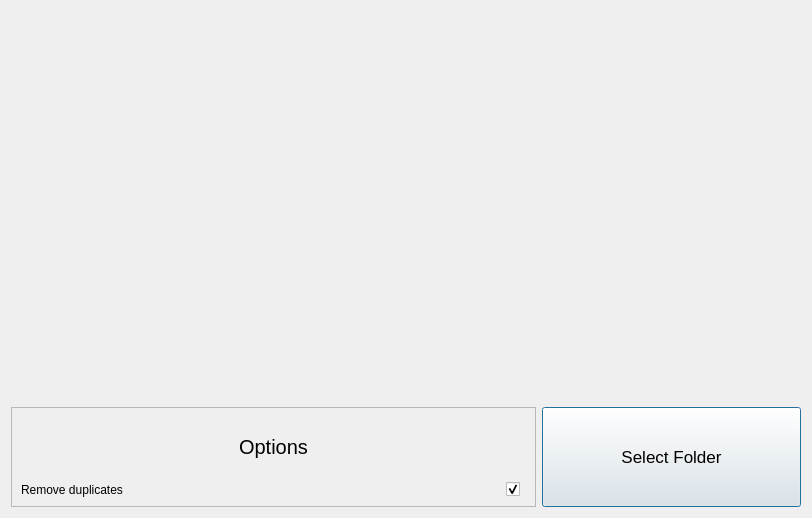
<?xml version="1.0" encoding="UTF-8"?>
<ui version="4.0">
 <class>Dialog</class>
 <widget class="QDialog" name="Dialog">
  <property name="geometry">
   <rect>
    <x>0</x>
    <y>0</y>
    <width>812</width>
    <height>518</height>
   </rect>
  </property>
  <property name="minimumSize">
   <size>
    <width>812</width>
    <height>518</height>
   </size>
  </property>
  <property name="maximumSize">
   <size>
    <width>812</width>
    <height>518</height>
   </size>
  </property>
  <property name="windowTitle">
   <string>Dialog</string>
  </property>
  <layout class="QGridLayout" name="gridLayout">
   <item row="2" column="2">
    <widget class="QPushButton" name="pushButtonSelectFolder">
     <property name="sizePolicy">
      <sizepolicy hsizetype="Minimum" vsizetype="Minimum">
       <horstretch>0</horstretch>
       <verstretch>0</verstretch>
      </sizepolicy>
     </property>
     <property name="maximumSize">
      <size>
       <width>16777215</width>
       <height>100</height>
      </size>
     </property>
     <property name="font">
      <font>
       <pointsize>13</pointsize>
      </font>
     </property>
     <property name="cursor">
      <cursorShape>PointingHandCursor</cursorShape>
     </property>
     <property name="text">
      <string>Select Folder</string>
     </property>
    </widget>
   </item>
   <item row="2" column="0" colspan="2">
    <widget class="QFrame" name="frame">
     <property name="minimumSize">
      <size>
       <width>0</width>
       <height>100</height>
      </size>
     </property>
     <property name="maximumSize">
      <size>
       <width>16777215</width>
       <height>200</height>
      </size>
     </property>
     <property name="frameShape">
      <enum>QFrame::StyledPanel</enum>
     </property>
     <property name="frameShadow">
      <enum>QFrame::Raised</enum>
     </property>
     <layout class="QGridLayout" name="gridLayout_2">
      <item row="1" column="0">
       <widget class="QLabel" name="labelRemoveDuplicates">
        <property name="text">
         <string>Remove duplicates</string>
        </property>
       </widget>
      </item>
      <item row="1" column="1">
       <widget class="QCheckBox" name="checkBoxRemoveDuplicates">
        <property name="minimumSize">
         <size>
          <width>20</width>
          <height>0</height>
         </size>
        </property>
        <property name="maximumSize">
         <size>
          <width>20</width>
          <height>16777215</height>
         </size>
        </property>
        <property name="text">
         <string/>
        </property>
        <property name="checked">
         <bool>true</bool>
        </property>
       </widget>
      </item>
      <item row="0" column="0" colspan="2">
       <widget class="QLabel" name="OptionsLabel">
        <property name="font">
         <font>
          <pointsize>15</pointsize>
         </font>
        </property>
        <property name="text">
         <string>Options</string>
        </property>
        <property name="alignment">
         <set>Qt::AlignCenter</set>
        </property>
       </widget>
      </item>
     </layout>
    </widget>
   </item>
   <item row="1" column="0" colspan="3">
    <widget class="QLabel" name="labelInstractions">
     <property name="sizePolicy">
      <sizepolicy hsizetype="Minimum" vsizetype="Minimum">
       <horstretch>0</horstretch>
       <verstretch>0</verstretch>
      </sizepolicy>
     </property>
     <property name="text">
      <string/>
     </property>
    </widget>
   </item>
  </layout>
 </widget>
 <resources/>
 <connections/>
</ui>
